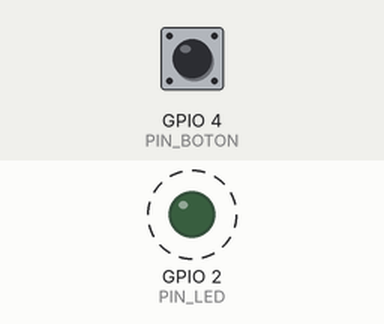
Recording of a program running on a simulated ESP32. Parts: output pins drawn as LEDs (lit = HIGH). Dashed ring = blinking. Inputs (shaded band) come from the test bench; at power-on: GPIO 4 (PIN_BOTON) HIGH. What the program prints to the serial monitor is not drawn.

Above: at 2.8 s.
2.9 s: GPIO 4 (PIN_BOTON) pulled LOW for 3.2 s
Timing chart, 0 to 13.8 s (numbered marks = the images above; inputs shaded):
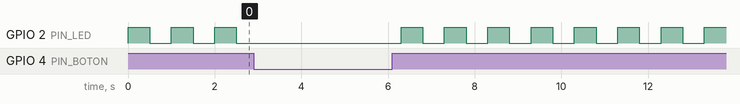

The program:

main.cpp
```cpp
#include <Arduino.h>

const int PIN_LED   = 2;
const int PIN_BOTON = 4;

void setup() {
  Serial.begin(115200);
  pinMode(PIN_LED, OUTPUT);
  pinMode(PIN_BOTON, INPUT_PULLUP);
  Serial.println("e01-hello-led: listo. Pulsa el boton para detener el parpadeo.");
}

void loop() {
  if (digitalRead(PIN_BOTON) == LOW) {
    digitalWrite(PIN_LED, LOW);
    Serial.println("Boton pulsado -> LED apagado");
    while (digitalRead(PIN_BOTON) == LOW) {
      delay(10);
    }
    delay(200);
    return;
  }

  digitalWrite(PIN_LED, HIGH);
  delay(500);
  digitalWrite(PIN_LED, LOW);
  delay(500);
}
```
